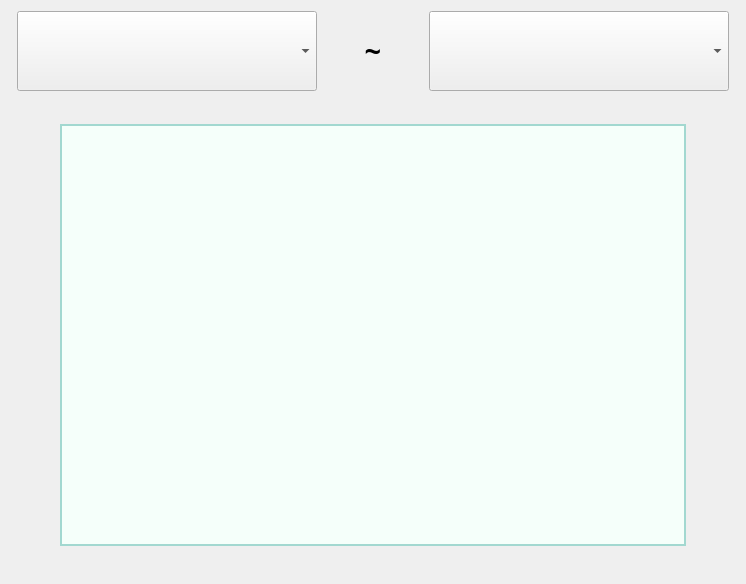
<?xml version="1.0" encoding="UTF-8"?>
<ui version="4.0">
 <class>AppointmentManagement</class>
 <widget class="QWidget" name="AppointmentManagement">
  <property name="geometry">
   <rect>
    <x>0</x>
    <y>0</y>
    <width>746</width>
    <height>584</height>
   </rect>
  </property>
  <property name="windowTitle">
   <string>Form</string>
  </property>
  <layout class="QGridLayout" name="gridLayout_2">
   <item row="0" column="0">
    <layout class="QVBoxLayout" name="verticalLayout">
     <item>
      <layout class="QHBoxLayout" name="horizontalLayout">
       <item>
        <spacer name="horizontalSpacer">
         <property name="orientation">
          <enum>Qt::Horizontal</enum>
         </property>
         <property name="sizeHint" stdset="0">
          <size>
           <width>40</width>
           <height>20</height>
          </size>
         </property>
        </spacer>
       </item>
       <item>
        <widget class="QComboBox" name="startDateCBox">
         <property name="minimumSize">
          <size>
           <width>300</width>
           <height>80</height>
          </size>
         </property>
         <property name="font">
          <font>
           <family>Agency FB</family>
           <pointsize>16</pointsize>
          </font>
         </property>
        </widget>
       </item>
       <item>
        <widget class="QLabel" name="label">
         <property name="minimumSize">
          <size>
           <width>100</width>
           <height>80</height>
          </size>
         </property>
         <property name="maximumSize">
          <size>
           <width>100</width>
           <height>80</height>
          </size>
         </property>
         <property name="font">
          <font>
           <family>Agency FB</family>
           <pointsize>22</pointsize>
           <weight>75</weight>
           <bold>true</bold>
          </font>
         </property>
         <property name="styleSheet">
          <string notr="true">background-color: transparent;
border: none;</string>
         </property>
         <property name="text">
          <string>~</string>
         </property>
         <property name="alignment">
          <set>Qt::AlignCenter</set>
         </property>
        </widget>
       </item>
       <item>
        <widget class="QComboBox" name="endDateCBox">
         <property name="minimumSize">
          <size>
           <width>300</width>
           <height>80</height>
          </size>
         </property>
         <property name="font">
          <font>
           <family>Agency FB</family>
           <pointsize>16</pointsize>
          </font>
         </property>
        </widget>
       </item>
       <item>
        <spacer name="horizontalSpacer_2">
         <property name="orientation">
          <enum>Qt::Horizontal</enum>
         </property>
         <property name="sizeHint" stdset="0">
          <size>
           <width>40</width>
           <height>20</height>
          </size>
         </property>
        </spacer>
       </item>
      </layout>
     </item>
     <item>
      <spacer name="verticalSpacer">
       <property name="orientation">
        <enum>Qt::Vertical</enum>
       </property>
       <property name="sizeType">
        <enum>QSizePolicy::Fixed</enum>
       </property>
       <property name="sizeHint" stdset="0">
        <size>
         <width>20</width>
         <height>18</height>
        </size>
       </property>
      </spacer>
     </item>
     <item>
      <widget class="QWidget" name="widget" native="true">
       <property name="styleSheet">
        <string notr="true">background-color: transparent;
border: none;</string>
       </property>
       <layout class="QGridLayout" name="gridLayout">
        <item row="0" column="1">
         <widget class="QTableView" name="tableView">
          <property name="font">
           <font>
            <pointsize>12</pointsize>
           </font>
          </property>
          <property name="styleSheet">
           <string notr="true">background-color: #F5FFFA; /* Mint Cream */
border: 2px solid #A2D8D0; /* Lighter Sea Green */
</string>
          </property>
         </widget>
        </item>
        <item row="0" column="0">
         <spacer name="horizontalSpacer_3">
          <property name="orientation">
           <enum>Qt::Horizontal</enum>
          </property>
          <property name="sizeType">
           <enum>QSizePolicy::Minimum</enum>
          </property>
          <property name="sizeHint" stdset="0">
           <size>
            <width>40</width>
            <height>20</height>
           </size>
          </property>
         </spacer>
        </item>
        <item row="0" column="2">
         <spacer name="horizontalSpacer_4">
          <property name="orientation">
           <enum>Qt::Horizontal</enum>
          </property>
          <property name="sizeType">
           <enum>QSizePolicy::Minimum</enum>
          </property>
          <property name="sizeHint" stdset="0">
           <size>
            <width>40</width>
            <height>20</height>
           </size>
          </property>
         </spacer>
        </item>
       </layout>
      </widget>
     </item>
     <item>
      <spacer name="verticalSpacer_2">
       <property name="orientation">
        <enum>Qt::Vertical</enum>
       </property>
       <property name="sizeType">
        <enum>QSizePolicy::Fixed</enum>
       </property>
       <property name="sizeHint" stdset="0">
        <size>
         <width>20</width>
         <height>18</height>
        </size>
       </property>
      </spacer>
     </item>
    </layout>
   </item>
  </layout>
 </widget>
 <resources/>
 <connections/>
</ui>
